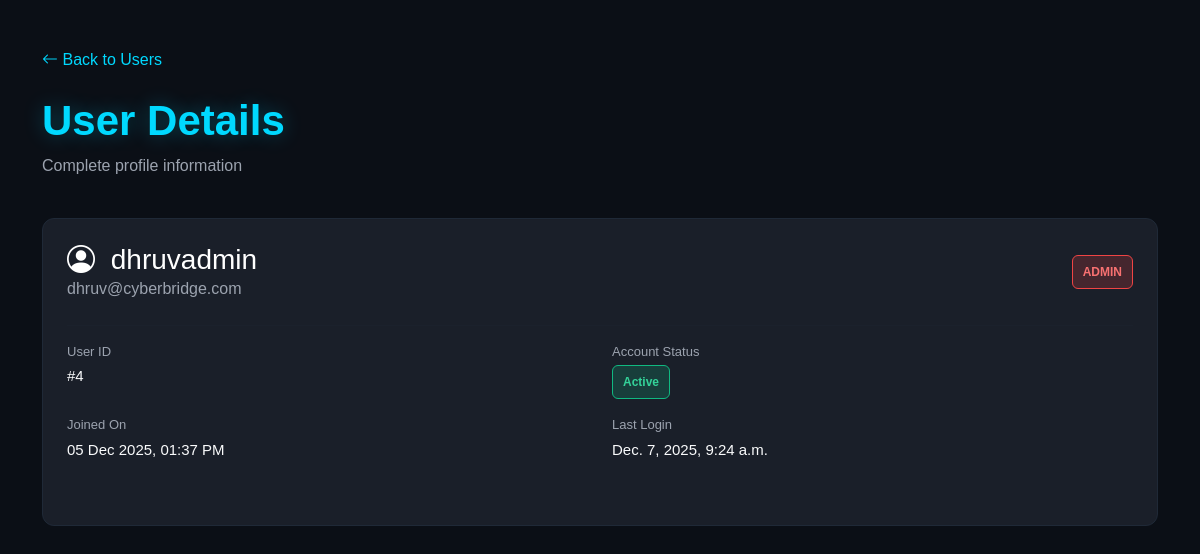
The app's page /Root/Manage_users/4/ (signed in), older data.
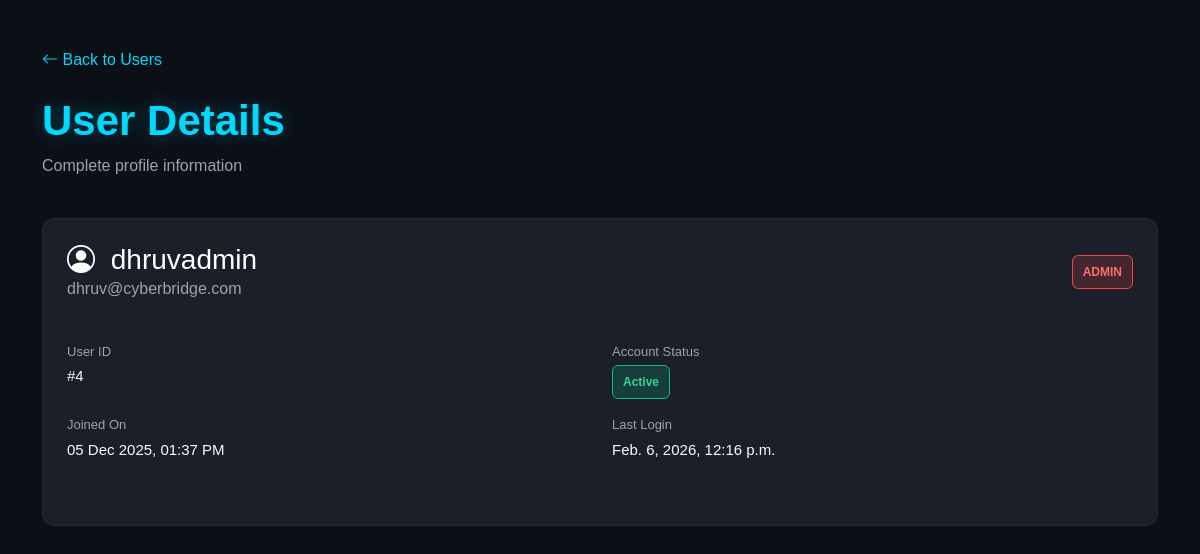
The same page, newer data.
### app1/models.py (models this page shows, shortened)
class User(AbstractUser):
    username = models.CharField(unique=True,max_length=50)
    email = models.EmailField(unique=True)
    role = models.ForeignKey('Role', on_delete=models.CASCADE, null=True, blank=True)
    date_created = models.DateTimeField(default=timezone.now)
    is_active = models.BooleanField(default=True)
    USERNAME_FIELD = 'email'
    REQUIRED_FIELDS = ["username"]
    objects = CustomUserManager()  # ✅ Use our new manager here
    groups = models.ManyToManyField(
        Group,
        related_name="custom_user_groups",
        blank=True
    )
    user_permissions = models.ManyToManyField(
        Permission,
        related_name="custom_user_permissions",
        blank=True
    )

### app2/views.py (the view)
# urls.py: path("Manage_users/<int:user_id>/", views.admin_view_user, name="admin_view_user"),
@login_required(login_url='/Root/admin_login')
def admin_view_user(request, user_id):
    user = get_object_or_404(User, id=user_id)
    return render(request, "user-detail.html", {"view_user": user})

### templates/user-detail.html (shortened to what this page needs)
<!DOCTYPE html>
<html lang="en">
<head>
    {% load static %}
    <link href="https://cdn.jsdelivr.net/npm/bootstrap@5.3.2/dist/css/bootstrap.min.css" rel="stylesheet">
    <link rel="stylesheet" href="https://cdn.jsdelivr.net/npm/bootstrap-icons@1.11.1/font/bootstrap-icons.min.css">
    <link rel="stylesheet" href="{% static 'css/styles.css' %}">
    <link rel="stylesheet" href="{% static 'css/admin.css' %}">
</head>
<body>
<main class="container my-5">
    <a href="{% url 'manage_users' %}" class="text-cyan back-link">
        <i class="bi bi-arrow-left"></i> Back to Users
    </a>
    <h1 class="page-title">User Details</h1>
    <p class="page-subtitle">Complete profile information</p>
    <div class="card-dark p-4">
        <div class="d-flex justify-content-between align-items-center mb-4">
            <div>
                <h3 style="margin:0;">
                    <i class="bi bi-person-circle me-2"></i>
                    {{ view_user.username }}
                </h3>
                <span class="text-gray">{{ view_user.email }}</span>
            </div>
            {% if view_user.role.name == "ADMIN" %}
                <span class="badge badge-danger">ADMIN</span>
            {% elif view_user.role.name == "HACKER" %}
                <span class="badge badge-info">HACKER</span>
            {% elif view_user.role.name == "BUSINESS" %}
                <span class="badge badge-warning">BUSINESS</span>
            {% endif %}
        </div>
        <hr style="border-color:#1f2937">
        <div class="row mb-4">
            <div class="col-md-6 mb-3">
                <div class="detail-label">User ID</div>
                <div class="detail-value">#{{ view_user.id }}</div>
            </div>
            <div class="col-md-6 mb-3">
                <div class="detail-label">Account Status</div>
                <div class="detail-value">
                    {% if view_user.is_active %}
                        <span class="badge badge-resolved">Active</span>
                    {% else %}
                        <span class="badge badge-danger">Inactive</span>
                    {% endif %}
                </div>
            </div>
            <div class="col-md-6 mb-3">
                <div class="detail-label">Joined On</div>
                <div class="detail-value">{{ view_user.date_created|date:"d M Y, h:i A" }}</div>
            </div>
            <div class="col-md-6 mb-3">
                <div class="detail-label">Last Login</div>
                <div class="detail-value">
                    {{ view_user.last_login|default:"Never" }}
                </div>
            </div>
        </div>
    </div>
</main>
</body>
</html>

Row changes from the older to the newer data that the page shows:
changed User "dhruvadmin": last_login "Dec. 7, 2025, 9:24 a.m." → "Feb. 6, 2026, 12:16 p.m."
